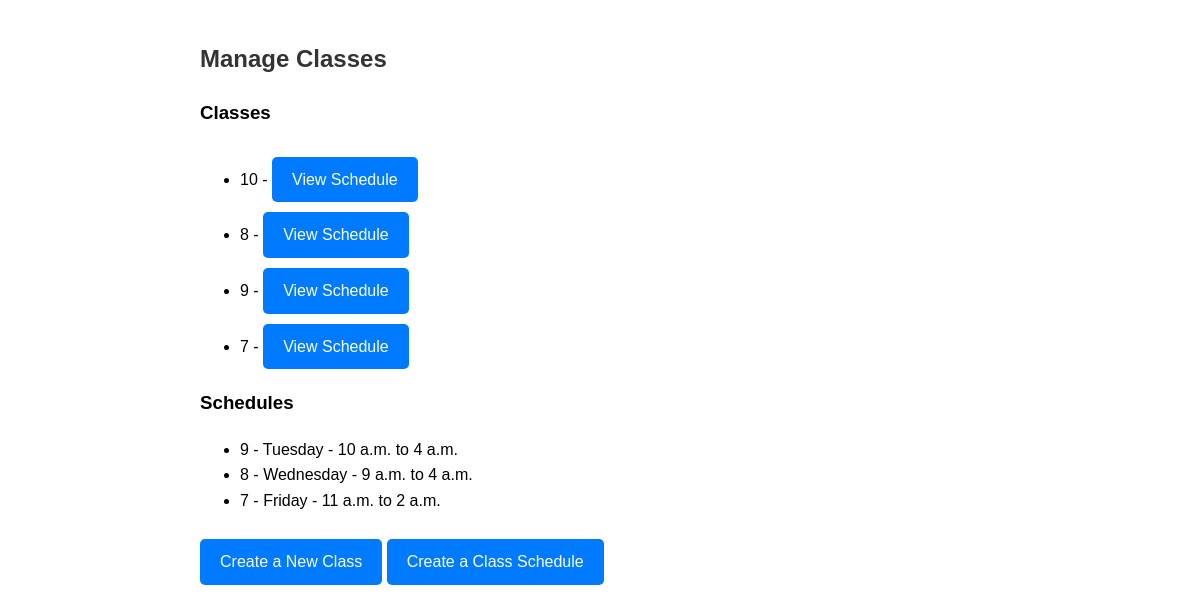
Page /class/manage/ (signed in) on the committed database.
### classes/models.py (models this page shows, shortened)
class Class(models.Model):
    class_name = models.CharField(max_length=100)
    description = models.TextField()
    start_time = models.TimeField()
    end_time = models.TimeField()
    capacity = models.PositiveIntegerField()

class ClassSchedule(models.Model):
    class_instance = models.ForeignKey(Class, on_delete=models.CASCADE)
    day_of_week = models.CharField(max_length=9, choices=[('Monday', 'Monday'), ('Tuesday', 'Tuesday'), ('Wednesday', 'Wednesday'),
                                                          ('Thursday', 'Thursday'), ('Friday', 'Friday')])
    start_time = models.TimeField()
    end_time = models.TimeField()

### classes/views.py (the view)
# urls.py: path('manage/', views.manage_classes, name='manage_classes'),
@login_required
def manage_classes(request):
    classes = Class.objects.all()
    schedules = ClassSchedule.objects.all()
    return render(request, 'frontend/manage_classes.html', {'classes': classes, 'schedules': schedules})

### classes/templates/frontend/manage_classes.html (shortened to what this page needs)
<!DOCTYPE html>
<html lang="en">
<head>
    <link rel="stylesheet" href="/static/css/styles.css">
</head>
<body>
<h2>Manage Classes</h2>
<h3>Classes</h3>
<ul>
    {% for class in classes %}
        <li>{{ class.class_name }} - <a href="{% url 'classes:view_class_schedule' class.id %}">View Schedule</a></li>
    {% endfor %}
</ul>
<h3>Schedules</h3>
<ul>
    {% for schedule in schedules %}
        <li>{{ schedule.class_instance.class_name }} - {{ schedule.day_of_week }} - {{ schedule.start_time }} to {{ schedule.end_time }}</li>
    {% endfor %}
</ul>
<a href="{% url 'classes:create_class' %}">Create a New Class</a>
<a href="{% url 'classes:create_class_schedule' %}">Create a Class Schedule</a>
</body>
</html>

### students/static/css/styles.css (style rules this page uses)
body { font-family: Arial, sans-serif; line-height: 1.6; margin: 0 auto; max-width: 800px; padding: 20px; }
h1, h2 { color: #333; }
a { display: inline-block; margin-top: 10px; text-decoration: none; color: white; background: #007BFF; padding: 10px 20px; border-radius: 5px; }

### rows in the picture
Class: class_name "10"
Class: class_name "8"
Class: class_name "9"
Class: class_name "7"
ClassSchedule: class_instance.class_name "9", day_of_week "Tuesday", start_time "10 a.m.", end_time "4 a.m."
ClassSchedule: class_instance.class_name "8", day_of_week "Wednesday", start_time "9 a.m.", end_time "4 a.m."
ClassSchedule: class_instance.class_name "7", day_of_week "Friday", start_time "11 a.m.", end_time "2 a.m."
